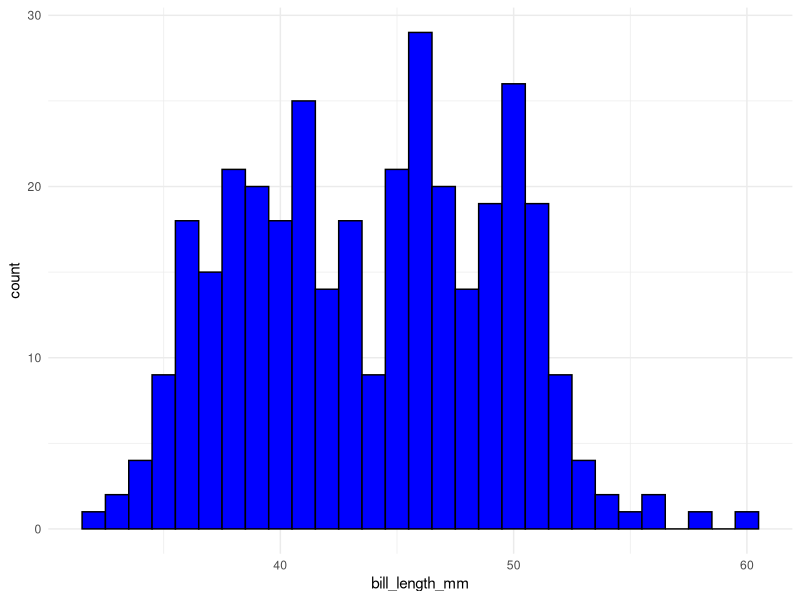
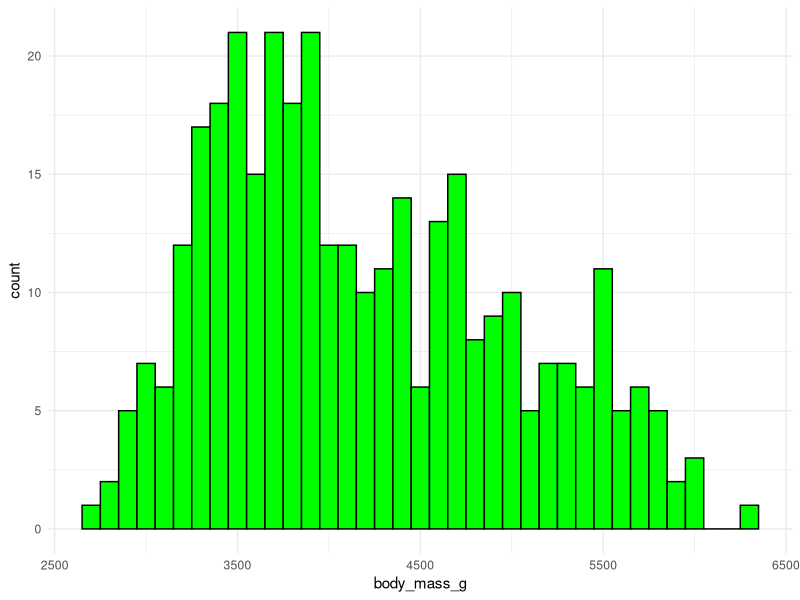
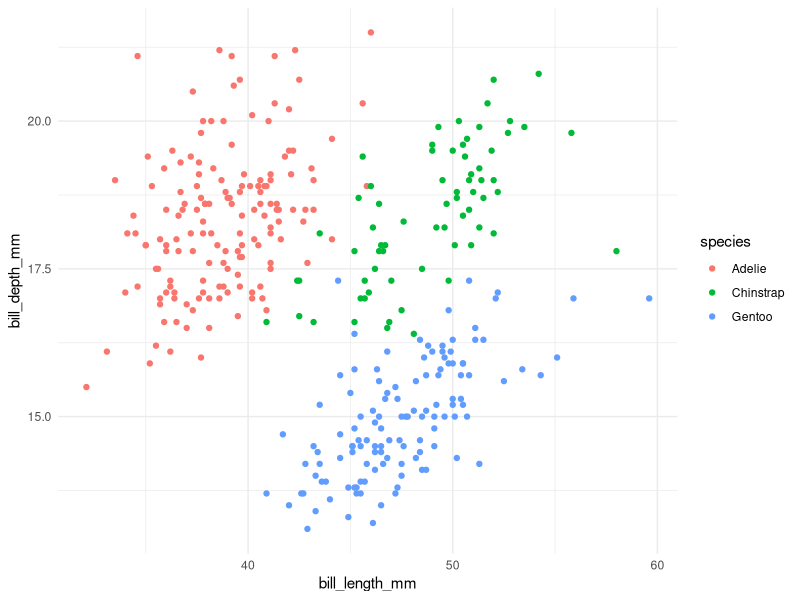
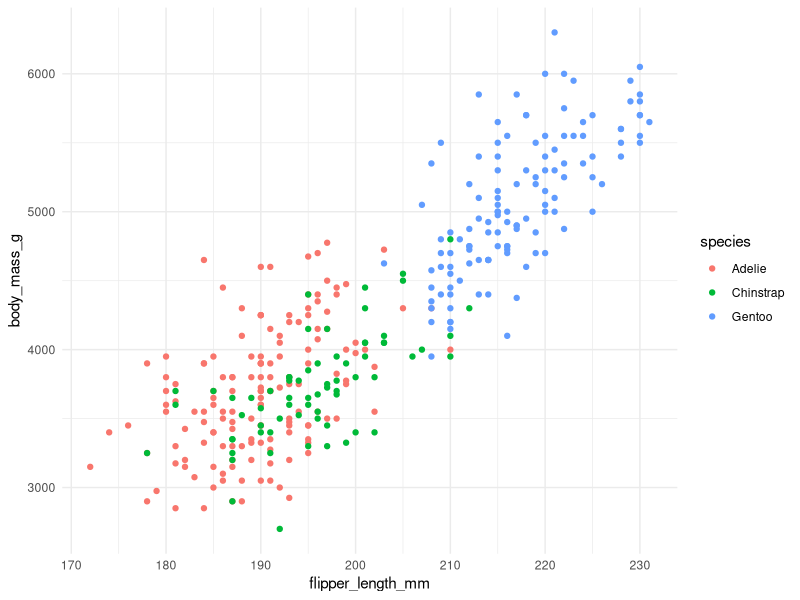
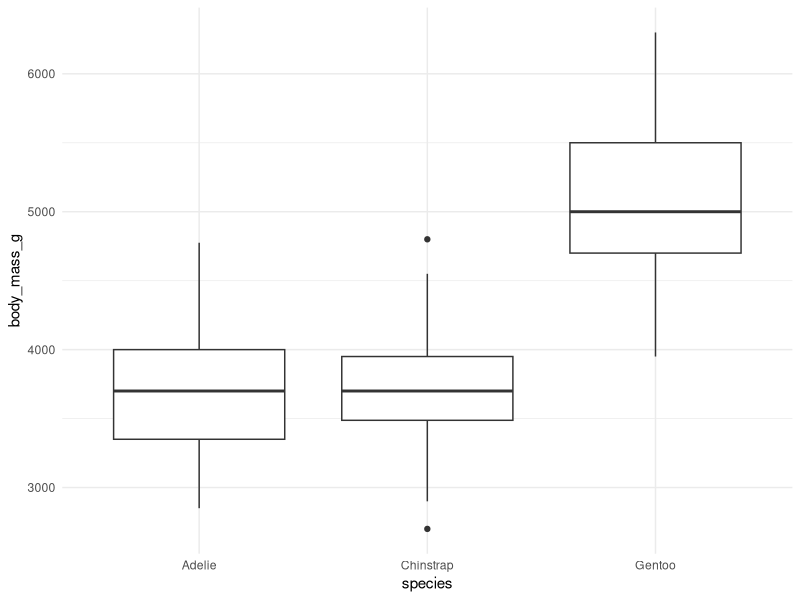
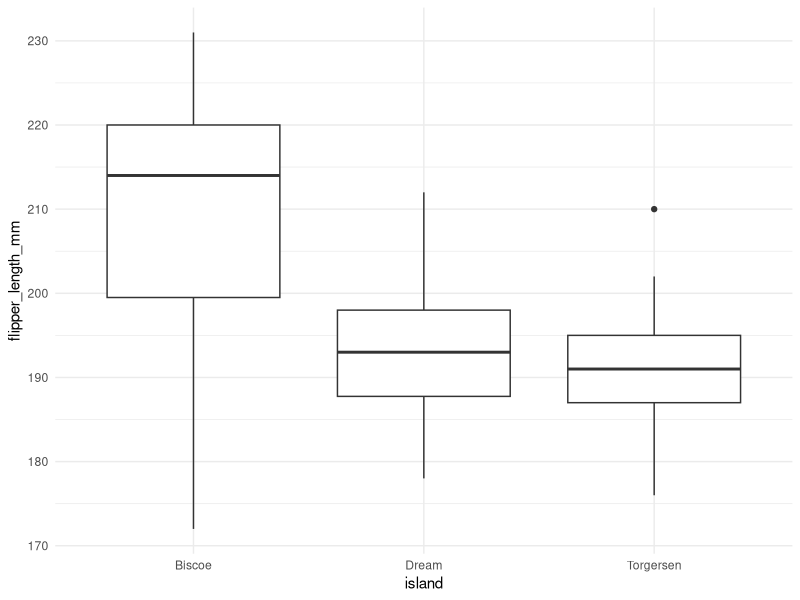
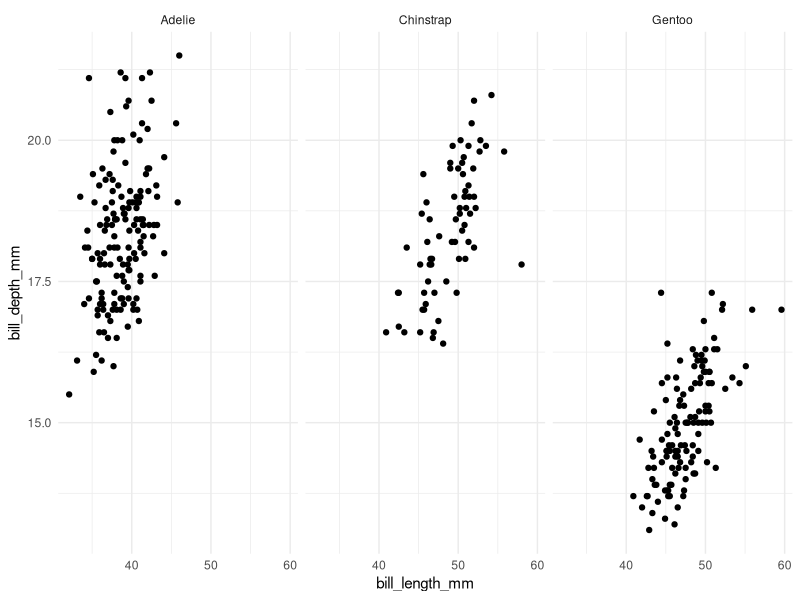
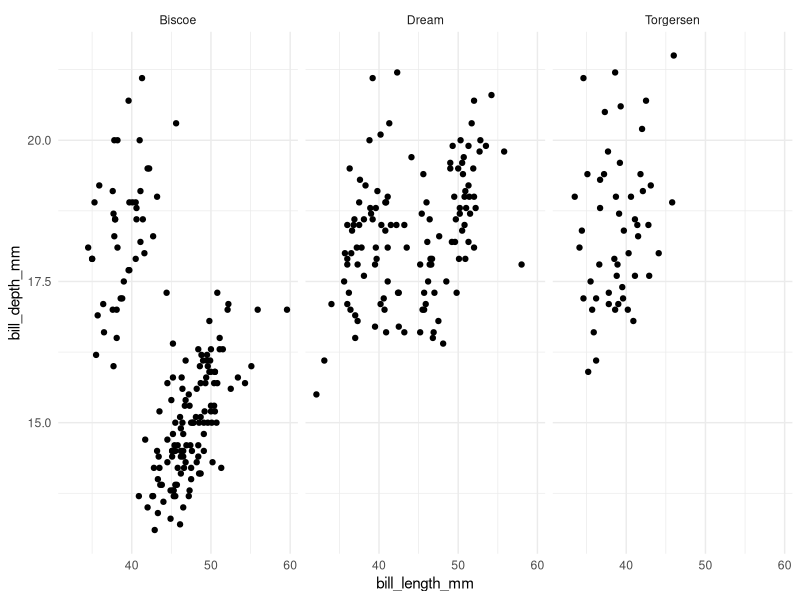

R code for these plots, in order: (Note: this script raises an error after producing the figures.)
library(ggplot2)
library(palmerpenguins)

# Load the penguins dataset
# Data Exploration 
# Step 1 
data("penguins")
str(penguins)
head(penguins)
summary(penguins)

#Step 2
# Understand the variables - summary ()

#Check for missing data 
sum(is.na(penguins))

# Check missing data by column
colSums(is.na(penguins))

#Step 3 - Explore individual varaibles 
summary(penguins)
# Identify Categorical vs Numerical 
# 1. Categorical variables (Species, Island and sex)
table(penguins$species)
table(penguins$island)

#2. Numerical variables (bill_length_mm, bill_depth_mm, flipper_length_mm, body_mass_g,
# year)
#summary of statistics
summary(penguins$bill_length_mm)
summary(penguins$flipper_length_mm)

#create histograms 
# Histogram of bill length
ggplot(penguins, aes(x = bill_length_mm)) +
  geom_histogram(binwidth = 1, fill = "blue", color = "black") +
  theme_minimal()

# Histogram of body mass
ggplot(penguins, aes(x = body_mass_g)) +
  geom_histogram(binwidth = 100, fill = "green", color = "black") +
  theme_minimal()

#Step 3 - Explore Relationships between varibales
# Scatterplots - Explore the relationship between two numerical variables
# Scatterplot of bill length vs. bill depth
ggplot(penguins, aes(x = bill_length_mm, y = bill_depth_mm, colour = species)) +
  geom_point() +
  theme_minimal()
# Scatterplot of flipper length vs. body mass
ggplot(penguins, aes(x = flipper_length_mm, y = body_mass_g, colour = species)) +
  geom_point() +
  theme_minimal()

#Boxplots - compare the distribution of a numerical variable across differentn categories
# Boxplot of body mass by species
ggplot(penguins, aes(x = species, y = body_mass_g)) +
  geom_boxplot() +
  theme_minimal()
# Boxplot of flipper length by island
ggplot(penguins, aes(x = island, y = flipper_length_mm)) +
  geom_boxplot() +
  theme_minimal()

#Faceting - break down the data into smaller plots to compare subsets
# Facet scatterplot by species
ggplot(penguins, aes(x = bill_length_mm, y = bill_depth_mm)) +
  geom_point() +
  facet_wrap(~species) +
  theme_minimal()

ggplot(penguins, aes(x = bill_length_mm, y = bill_depth_mm)) +
  geom_point() +
  facet_wrap(~island) +
  theme_minimal()

ggplot(penguins, aes(x = bill_length_mm, y = bill_depth_mm)) +
  geom_point() +
  facet_wrap(~sex) +
  theme_minimal()

ggplot(penguins, aes(fill = sex, x = species)) +
  geom_bar(position = "dodge")

# 1. Start with a basic scatterplot
ggplot(penguins, aes(x = bill_length_mm, y = bill_depth_mm)) +
  geom_point()

# 2. Add color based on species
ggplot(penguins, aes(x = bill_length_mm, y = bill_depth_mm, color = species)) +
  geom_point()

# 3. Add a smooth line
ggplot(penguins, aes(x = bill_length_mm, y = bill_depth_mm, color = species)) +
  geom_point() +
  geom_smooth()

# 4. Facet the plot by species
ggplot(penguins, aes(x = bill_length_mm, y = bill_depth_mm)) +
  geom_point() +
  facet_wrap(~species)

# 5. Apply a theme
ggplot(penguins, aes(x = bill_length_mm, y = bill_depth_mm, color = species)) +
  geom_point() +
  theme_minimal()

ggplot(mtcars, aes(
  x = hp,
  y = mpg
)) +
  geom_point() +
 geom_smooth() +
  facet_wrap(~cyl)

ggplot() +
  geom_point(mpg, aes(x = displ, y = hwy))

install.packages("mlbench")
library(mlbench)
data("Abalone")
ggplot(Abalone) +
  geom_histogram(aes(length)) +
  facet_wrap(~ Type)

ggplot(data = mpg) + 
  geom_point(mapping = aes(x = displ, y = hwy), color = "green")
